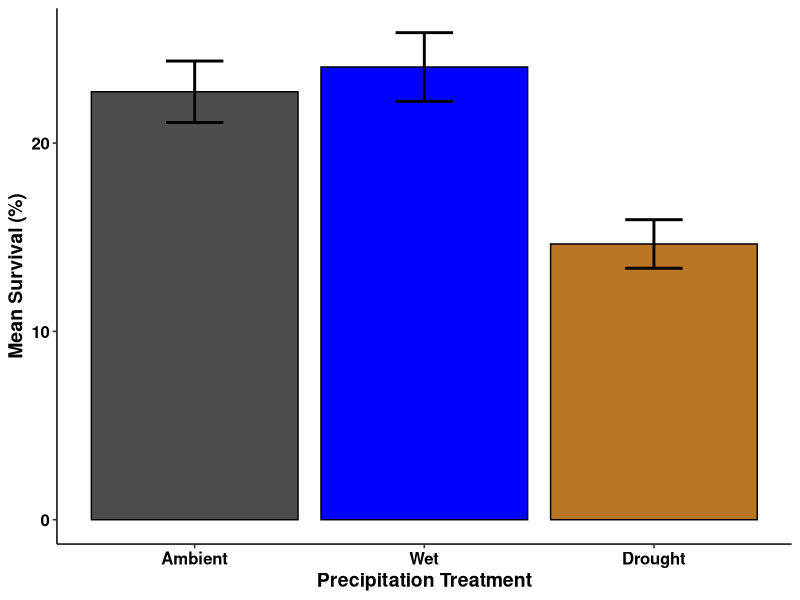
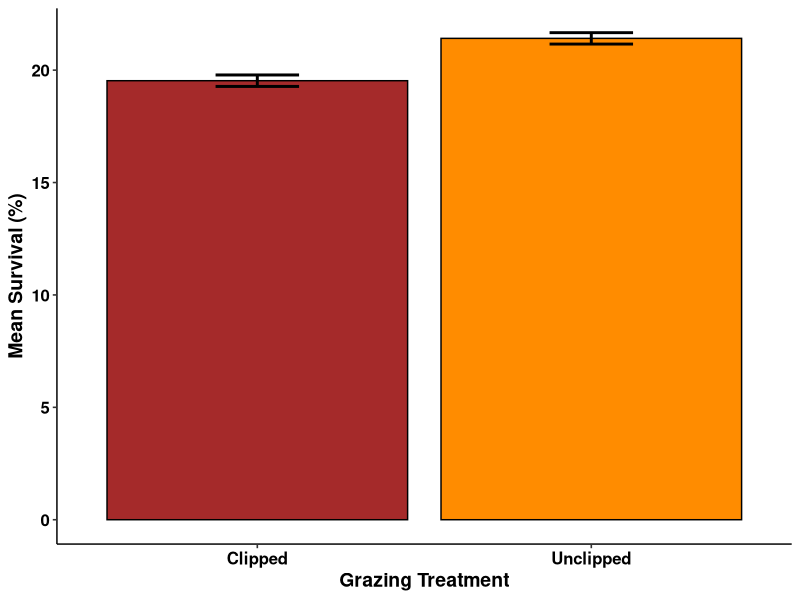
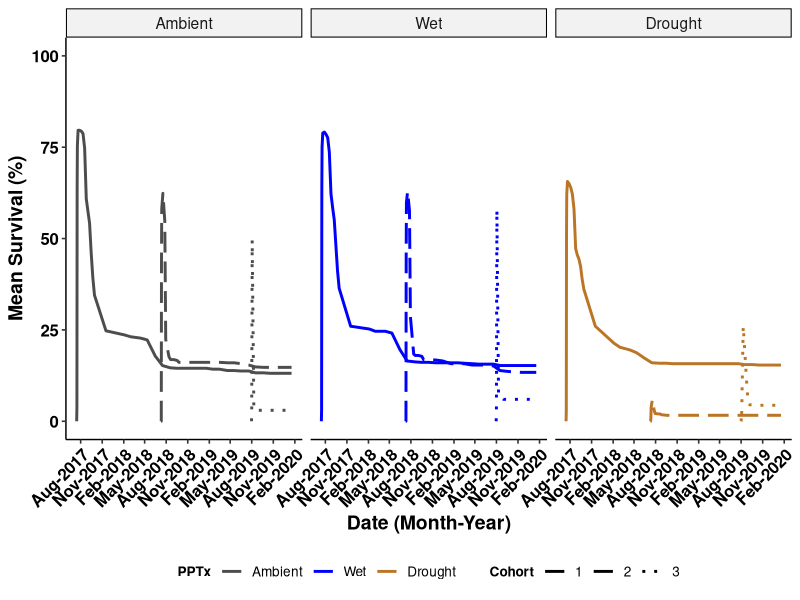
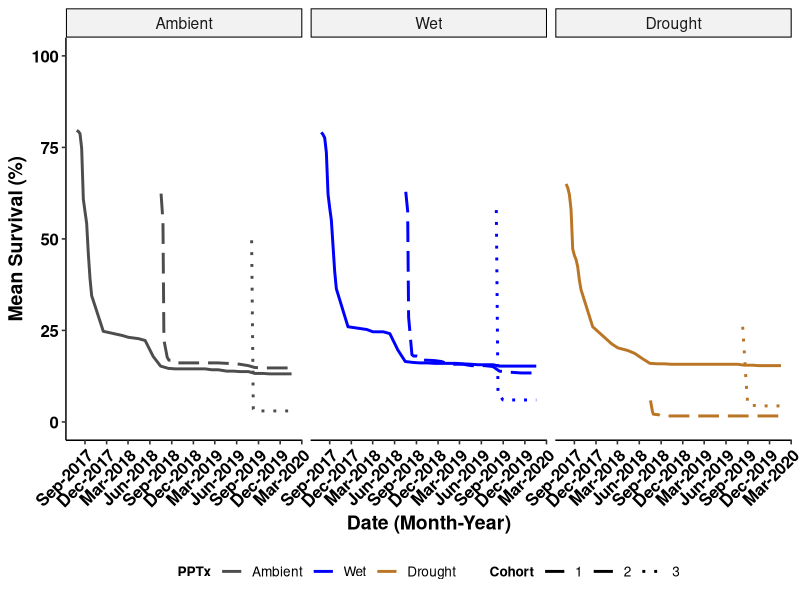
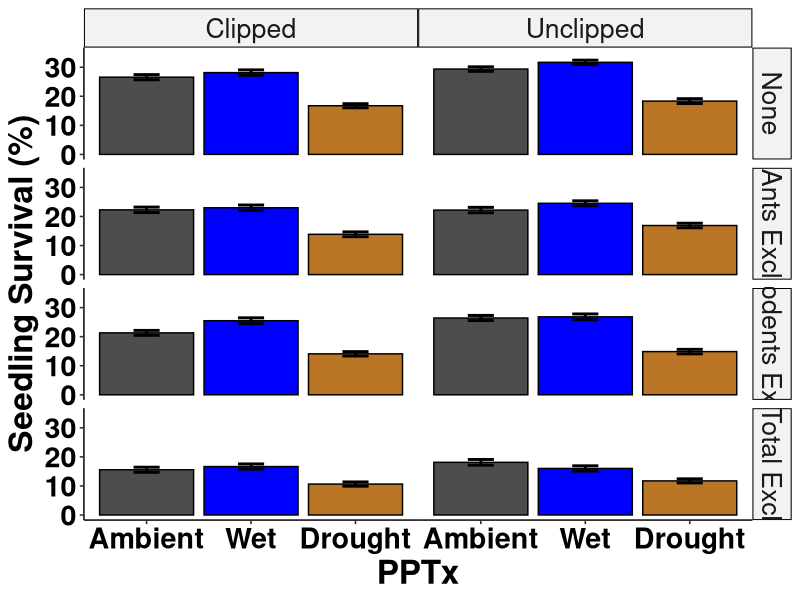
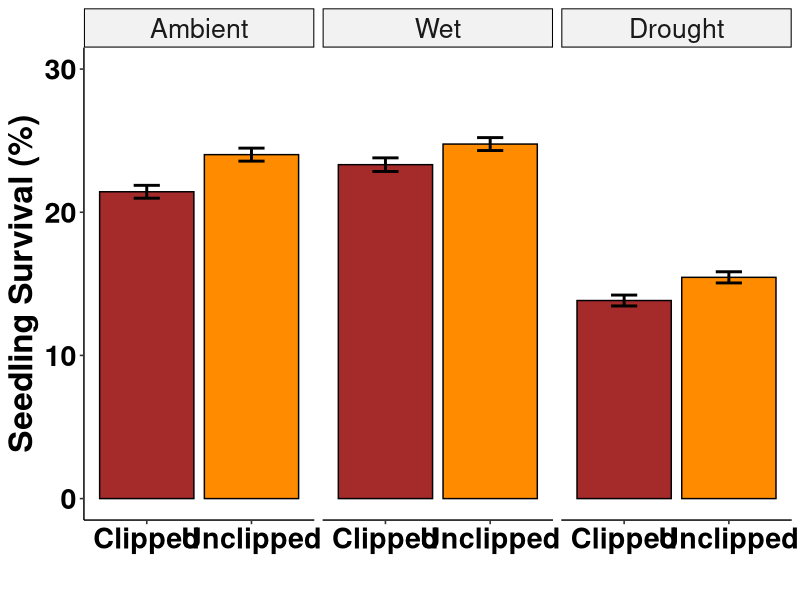
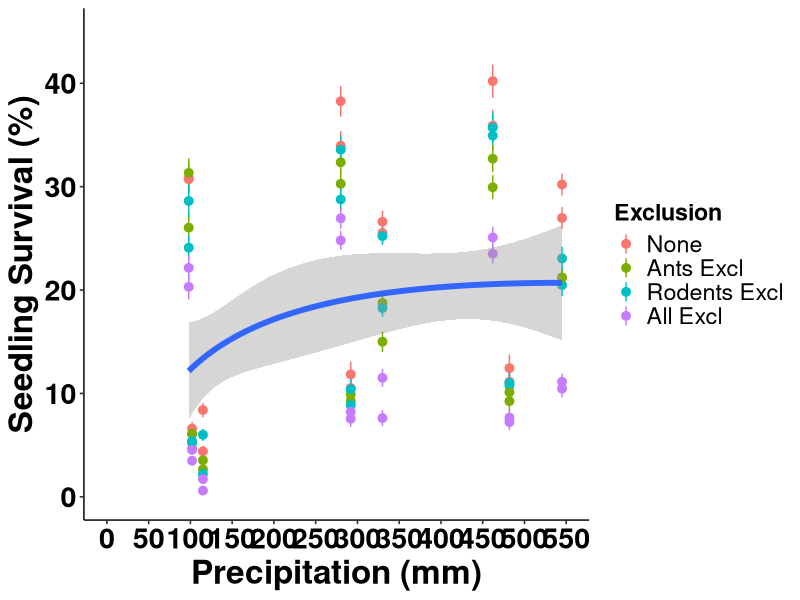
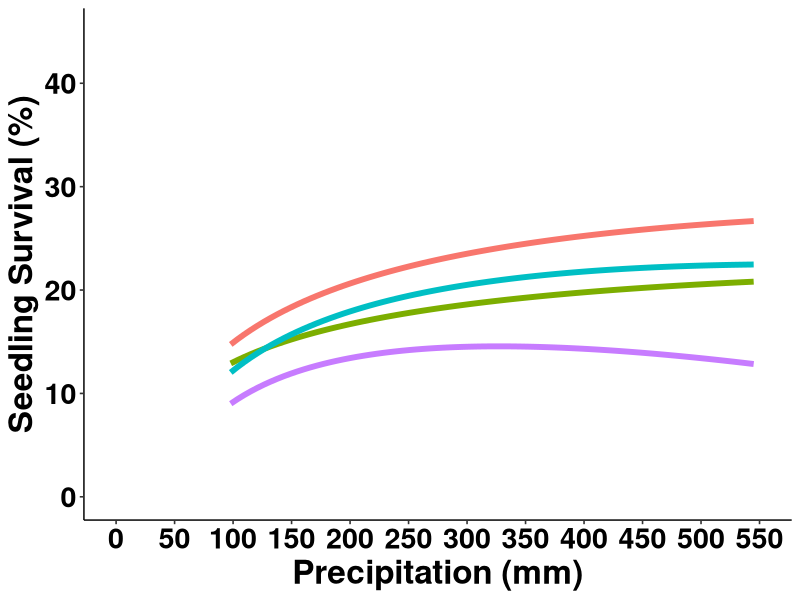

These charts were generated, in order, by the following R code:
# USDA Rainout - Santa Rita Experimental Range
# Data visualizations-main
# Austin Rutherford
# email:arutherford@email.arizona.edu
# 2021-03-29

# Load packages
library(tidyverse)
library(forcats)
library(vroom)
library(ggpubr)
library(glmmTMB)
library(dplyr)

### Read in clean seedlings data with model outputs from "srer_rainout_stats_summarize"
seedlings_obs <- vroom("Data/seedlings_obs.csv",
                   col_types = c(.default = "f",
                                 ObsID = "i",
                                 date = "D",
                                 survival = "i",
                                 died = "i",
                                 tot_germination = "i",
                                 herb_lived = "i",
                                 herb_died = "i",
                                 tot_herbivory = "i",
                                 granivory = "i",
                                 res_surv = "d",
                                 sim_surv = "d",
                                 sim_fit_surv = "d",
                                 pred_surv = "d"))
str(seedlings_obs)
glimpse(seedlings_obs)

# create data set for raw survival data
tot_surv <- seedlings_obs %>% 
  group_by(precip, cohort, date) %>% 
  summarise(mean_surv = mean(survival),
            sd_surv = sd(survival),
            counts = n(),
            se_surv = (sd_surv/sqrt(counts))) %>%
  mutate(upper = mean_surv + se_surv,
         lower = mean_surv - se_surv,
         date = as.Date(date))

summary(tot_surv)


bar_surv_fig <- tot_surv %>%
  group_by(precip) %>% 
  summarise(mean_precip_per = (100*mean(mean_surv)/10),
            mean_se_per = (100*mean(se_surv)/10)) %>%
  mutate(upper = mean_precip_per + mean_se_per,
         lower = mean_precip_per - mean_se_per) %>%
  mutate(precip = recode_factor(precip,
                                      "Control" = "Ambient",
                                      "IR" = "Wet",
                                       "RO" = "Drought", .ordered = TRUE)) %>% 
  ggplot(mapping = aes(x = precip, y = mean_precip_per, fill = precip)) +
  geom_bar(stat="identity", color = "black", position=position_dodge()) +
  geom_errorbar(aes(ymin = lower, ymax = upper), width = 0.25, position = position_dodge(), size = 1) +
  scale_fill_manual(values = c("grey30","blue1","#ba7525")) +
  scale_x_discrete(labels = c("Ambient","Wet", "Drought")) +
  labs(y = "Mean Survival (%)",
       x = "Precipitation Treatment") +
  theme_pubr(legend = "none") +
  labs_pubr()

bar_surv_fig

ggsave(filename = "Figures_Tables/bar_mean_surv.tiff",
       plot = bar_surv_fig,
       dpi = 800,
       width = 22,
       height = 12,
       units = "in",
       compression = "lzw")

# create data set for clip
tot_surv_c <- seedlings_obs %>% 
  group_by(clip) %>% 
  summarise(mean_surv = 100*mean(survival/10),
            sd_surv = 100*sd(survival/10),
            counts = n(),
            se_surv = (sd_surv/sqrt(counts))) %>%
  mutate(upper = mean_surv + se_surv,
         lower = mean_surv - se_surv)

bar_cliponly_fig <- tot_surv_c %>%
  ggplot(mapping = aes(x = clip, y = mean_surv, fill = clip)) +
  geom_bar(stat="identity", color = "black", position=position_dodge()) +
  geom_errorbar(aes(ymin = lower, ymax = upper), width = 0.25, position = position_dodge(), size = 1) +
  scale_fill_manual(values = c("brown","darkorange")) +
  scale_x_discrete(labels = c("Clipped","Unclipped")) +
  labs(y = "Mean Survival (%)",
       x = "Grazing Treatment") +
  theme_pubr(legend = "none") +
  labs_pubr()

bar_cliponly_fig

ggsave(filename = "Figures_Tables/bar_cliponly_surv.tiff",
       plot = bar_cliponly_fig,
       dpi = 800,
       width = 22,
       height = 12,
       units = "in",
       compression = "lzw")

# plot survival over time, all dates
line_mean_surv <- tot_surv %>% 
  mutate(precip = recode_factor(precip,
                                "Control" = "Ambient",
                                "IR" = "Wet",
                                "RO" = "Drought", .ordered = TRUE)) %>% 
  ggplot(aes(x = date, y = 10*mean_surv, group = cohort, color = precip)) + 
  scale_color_manual(values = c("grey30", "blue1", "#ba7525")) +
  #scale_y_continuous(breaks = seq(0, 120, 10), expand = c(0.02,0)) +
  scale_x_date(date_labels = "%b-%Y", date_breaks = "3 months") +
  geom_line(aes(linetype = cohort), stat = "identity", size = 1) + 
  scale_linetype_manual(values=c("solid","longdash", "dotted")) +
  scale_fill_manual(values = c("grey30","blue1", "red1")) +
  ylim(0, 100) +
  labs(y = "Mean Survival (%)",
       x = "Date (Month-Year)",
       color = "PPTx",
       linetype = "Cohort") +
  facet_wrap(~precip, ncol = 3, nrow = 1) +
  theme_pubr(legend = "bottom", x.text.angle = 45) +
  labs_pubr()

line_mean_surv

ggsave(filename = "Figures_Tables/seedlings/line_mean_surv.tiff",
       plot = line_mean_surv,
       dpi = 800,
       width = 22,
       height = 12,
       units = "in",
       compression = "lzw")


# remove the lead up survival to start max for each cohort (following Archer suggestions)
surv_small_1 <- tot_surv %>% 
  filter(cohort == 1) %>% 
  filter(date > "2017-07-21")

surv_small_2 <- tot_surv %>% 
  filter(cohort == 2) %>% 
  filter(date >= "2018-07-18")

surv_small_3 <- tot_surv %>% 
  filter(cohort == 3 & precip != "RO") %>% 
  filter(date >= "2019-08-03")

surv_small_drought <- tot_surv %>% 
  filter(precip == "RO" & date >= "2019-08-10")

surv_small_all <- rbind(surv_small_1, surv_small_2, surv_small_3, surv_small_drought)

line_mean_surv_archer <- surv_small_all %>% 
  mutate(precip = recode_factor(precip,
                                "Control" = "Ambient",
                                "IR" = "Wet",
                                "RO" = "Drought", .ordered = TRUE)) %>% 
  ggplot(aes(x = date, y = 10*mean_surv, group = cohort, color = precip)) + 
  scale_color_manual(values = c("grey30", "blue1", "#ba7525")) +
  #scale_y_continuous(breaks = seq(0, 120, 10), expand = c(0.02,0)) +
  scale_x_date(date_labels = "%b-%Y", date_breaks = "3 months") +
  geom_line(aes(linetype = cohort), stat = "identity", size = 1) + 
  scale_linetype_manual(values=c("solid","longdash", "dotted")) +
  scale_fill_manual(values = c("grey30","blue1", "red1")) +
  ylim(0, 100) +
  labs(y = "Mean Survival (%)",
       x = "Date (Month-Year)",
       color = "PPTx",
       linetype = "Cohort") +
  facet_wrap(~precip, ncol = 3, nrow = 1) +
  theme_pubr(legend = "bottom", x.text.angle = 45) +
  labs_pubr()

line_mean_surv_archer

ggsave(filename = "Figures_Tables/seedlings/line_mean_surv_archer.tiff",
       plot = line_mean_surv_archer,
       dpi = 800,
       width = 22,
       height = 12,
       units = "in",
       compression = "lzw")

# calculate summary info
tot_surv_summary <- seedlings_obs %>% 
  group_by(precip, cohort, date) %>% 
  summarise(mean_surv = 100*mean(survival/10),
            sd_surv = 100*sd(survival/10),
            counts = n(),
            se_surv = (sd_surv/sqrt(counts))) %>%
  mutate(upper = mean_surv + se_surv,
         lower = mean_surv - se_surv)

tot_surv_summary_full <- seedlings_obs %>% 
  group_by(precip, excl, clip) %>% 
  summarise(mean_surv = 100*mean(survival/10),
            sd_surv = 100*sd(survival/10),
            counts = n(),
            se_surv = (sd_surv/sqrt(counts))) %>%
  mutate(upper = mean_surv + se_surv,
         lower = mean_surv - se_surv)

tot_surv_summary_pcohort <- seedlings_obs %>% 
  group_by(precip, cohort) %>% 
  summarise(mean_surv = 100*mean(survival/10),
            sd_surv = 100*sd(survival/10),
            counts = n(),
            se_surv = (sd_surv/sqrt(counts))) %>%
  mutate(upper = mean_surv + se_surv,
         lower = mean_surv - se_surv)

# create data set for precip and excl and clip
tot_surv_pce <- seedlings_obs %>% 
  group_by(precip, excl, clip) %>% 
  summarise(mean_surv = 100*mean(survival/10),
            sd_surv = 100*sd(survival/10),
            counts = n(),
            se_surv = (sd_surv/sqrt(counts))) %>%
  mutate(upper = mean_surv + se_surv,
         lower = mean_surv - se_surv)

bar_pce_fig <- tot_surv_pce %>%
  mutate(precip = recode_factor(precip,
                                "Control" = "Ambient",
                                "IR" = "Wet",
                                "RO" = "Drought", .ordered = TRUE)) %>% 
  mutate(excl = recode_factor(excl, 
                              "Control" = "None",
                              "Ants" = "Ants Excl",
                              "Rodents" = "Rodents Excl",
                              "Total" = "Total Excl")) %>% 
  ggplot(mapping = aes(x = precip, y = mean_surv, fill = precip)) +
  geom_bar(stat="identity", color = "black", position=position_dodge()) +
  geom_errorbar(aes(ymin = lower, ymax = upper), width = 0.25, position = position_dodge(), size = 1) +
  scale_fill_manual(values = c("grey30", "blue1", "#ba7525")) +
  scale_x_discrete(labels = c("Ambient", "Wet", "Drought")) +
  ylim(0, 35) +
  labs(y = "Seedling Survival (%)",
       x = "PPTx") +
  theme_pubr(legend = "none") +
  facet_grid(cols = vars(clip), rows = vars(excl)) +
  labs_pubr(base_size = 24) +
  theme(legend.position="none", 
        panel.border = element_blank(), 
        panel.spacing.x = unit(0,"line"))

bar_pce_fig

ggsave(filename = "Figures_Tables/bar_alltx_surv.tiff",
       plot = bar_pce_fig,
       dpi = 800,
       width = 22,
       height = 12,
       units = "in",
       compression = "lzw")

# create data set for precip and clip
tot_surv_pc <- seedlings_obs %>% 
  group_by(precip, clip) %>% 
  summarise(mean_surv = 100*mean(survival/10),
            sd_surv = 100*sd(survival/10),
            counts = n(),
            se_surv = (sd_surv/sqrt(counts))) %>%
  mutate(upper = mean_surv + se_surv,
         lower = mean_surv - se_surv)

bar_clip_fig <- tot_surv_pc %>%
  mutate(precip = recode_factor(precip,
                                "Control" = "Ambient",
                                "IR" = "Wet",
                                "RO" = "Drought", .ordered = TRUE)) %>% 
  ggplot(mapping = aes(x = clip, y = mean_surv, fill = clip)) +
  geom_bar(stat="identity", color = "black", position=position_dodge()) +
  geom_errorbar(aes(ymin = lower, ymax = upper), width = 0.25, position = position_dodge(), size = 1) +
  scale_fill_manual(values = c("brown","darkorange")) +
  scale_x_discrete(labels = c("Clipped","Unclipped")) +
  ylim(0, 30) +
  labs(y = "Seedling Survival (%)",
       x = "") +
  theme_pubr(legend = "none") +
  facet_wrap(~precip)+
  labs_pubr(base_size = 24)

bar_clip_fig

ggsave(filename = "Figures_Tables/bar_clip_surv.tiff",
       plot = bar_clip_fig,
       dpi = 800,
       width = 22,
       height = 12,
       units = "in",
       compression = "lzw")

# if want to look at effects treating monsoon precip as continuous
precip_cont_surv_df_1 <- seedlings_obs %>% 
  group_by(cohort) %>%
  filter(cohort == "1") %>% 
  mutate(precip_cont = dplyr::recode(precip,
                                     "Control" = "280",
                                     "IR" = "462",
                                     "RO" = "98")) %>% 
  mutate(precip_cont = as.numeric(as.character(precip_cont)))

precip_cont_surv_df_2 <-seedlings_obs %>% 
  group_by(cohort) %>%
  filter(cohort == "2") %>% 
  mutate(precip_cont = dplyr::recode(precip,
                                     "Control" = "330",
                                     "IR" = "545",
                                     "RO" = "115")) %>% 
  mutate(precip_cont = as.numeric(as.character(precip_cont)))

precip_cont_surv_df_3 <-seedlings_obs %>% 
  group_by(cohort) %>%
  filter(cohort == "3") %>% 
  mutate(precip_cont = dplyr::recode(precip,
                                     "Control" = "292",
                                     "IR" = "482",
                                     "RO" = "102")) %>% 
  mutate(precip_cont = as.numeric(as.character(precip_cont)))

precip_cont_surv_df <- rbind(precip_cont_surv_df_1, precip_cont_surv_df_2, precip_cont_surv_df_3)


# predicted survival only PPT
pred_surv_pt <- precip_cont_surv_df %>% 
  group_by(precip_cont, clip, excl) %>% 
  summarise(mean_pred_surv = mean(pred_surv),
            sd_surv = sd(pred_surv),
            counts = n(),
            se_surv = (sd_surv/sqrt(counts))) %>%
  mutate(upper = mean_pred_surv + se_surv,
         lower = mean_pred_surv - se_surv) %>% 
  mutate(excl = recode_factor(excl, 
                              "Control" = "None",
                              "Ants" = "Ants Excl",
                              "Rodents" = "Rodents Excl",
                              "Total" = "All Excl")) %>% 
  ggplot(aes(x = precip_cont, y = 10*(mean_pred_surv))) + 
  #geom_point() +
  geom_pointrange(aes(ymin = 10*lower, ymax = 10*upper, color = excl), size = 0.5) +
  geom_smooth(method = "glm", formula = y ~ log(x) + x, se = T, size = 2)+
  labs(y = "Seedling Survival (%)",
       x = "Precipitation (mm)",
       color = "Exclusion") +
  scale_x_continuous(breaks = c(0,50, 100,150, 200,250, 300,350, 400,450, 500, 550), limits = c(0, 550))+
  ylim(0, 45) +
  theme_pubr(legend = "right")+
  labs_pubr(base_size = 24)

pred_surv_pt

ggsave(filename = "Figures_Tables/pred_surv_cont.tiff",
       plot = pred_surv_pt,
       dpi = 800,
       width = 22,
       height = 12,
       units = "in",
       compression = "lzw")


pred_surv_excl <- precip_cont_surv_df %>% 
  group_by(precip_cont, excl) %>% 
  summarise(mean_pred_surv = mean(pred_surv),
            sd_surv = sd(pred_surv),
            counts = n(),
            se_surv = (sd_surv/sqrt(counts))) %>%
  mutate(upper = mean_pred_surv + se_surv,
         lower = mean_pred_surv - se_surv) %>% 
  mutate(excl = recode_factor(excl, 
                              "Control" = "None",
                              "Ants" = "Ants Excl",
                              "Rodents" = "Rodents Excl",
                              "Total" = "All Excl")) %>% 
  ggplot(aes(x = precip_cont, y = 10*(mean_pred_surv), group = excl, color = excl)) + 
  geom_smooth(method = "glm", formula = y ~ log(x) + x, se = F, size = 2)+
  labs(y = "Seedling Survival (%)",
       x = "Precipitation (mm)",
       color = "Exclusion") +
  scale_x_continuous(breaks = c(0,50, 100,150, 200,250, 300,350, 400,450, 500, 550), limits = c(0, 550))+
  ylim(0, 45) +
  theme_pubr(legend = "none")+
  labs_pubr(base_size = 24)

pred_surv_excl

ggsave(filename = "Figures_Tables/pred_surv_cont_excl.tiff",
       plot = pred_surv_excl,
       dpi = 800,
       width = 22,
       height = 12,
       units = "in",
       compression = "lzw")
